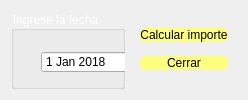
<?xml version="1.0" encoding="UTF-8"?>
<ui version="4.0">
 <class>Dialog</class>
 <widget class="QDialog" name="Dialog">
  <property name="geometry">
   <rect>
    <x>0</x>
    <y>0</y>
    <width>432</width>
    <height>0</height>
   </rect>
  </property>
  <property name="windowTitle">
   <string>Operación 2</string>
  </property>
  <property name="styleSheet">
   <string notr="true">QPushButton#btn_close:hover{
background-color: rgb(85, 170, 0);
}
QPushButton#btn_close{
color: rgb(0, 0, 0);
font: italic 12pt &quot;Poor Richard&quot;;
background-color: rgb(255, 255, 127);
border-radius: 5px;
}
QPushButton#btn_mostrar:hover{
background-color: rgb(85, 170, 0);
}
QPushButton#btn_mostrar{
color: rgb(0, 0, 0);
font: italic 12pt &quot;Poor Richard&quot;;
background-color: rgb(255, 255, 127);
border-radius: 5px;
}</string>
  </property>
  <layout class="QGridLayout" name="gridLayout">
   <item row="0" column="0">
    <widget class="QGroupBox" name="groupBox">
     <property name="styleSheet">
      <string notr="true">color: rgb(255, 255, 255);
font: italic 13pt &quot;Poor Richard&quot;;</string>
     </property>
     <property name="title">
      <string>Ingrese la fecha</string>
     </property>
     <widget class="QWidget" name="widget" native="true">
      <property name="geometry">
       <rect>
        <x>10</x>
        <y>30</y>
        <width>184</width>
        <height>46</height>
       </rect>
      </property>
      <widget class="QDateEdit" name="date_fecha">
       <property name="geometry">
        <rect>
         <x>20</x>
         <y>10</y>
         <width>151</width>
         <height>22</height>
        </rect>
       </property>
       <property name="styleSheet">
        <string notr="true">color: rgb(0, 0, 0);</string>
       </property>
       <property name="dateTime">
        <datetime>
         <hour>0</hour>
         <minute>0</minute>
         <second>0</second>
         <year>2018</year>
         <month>1</month>
         <day>1</day>
        </datetime>
       </property>
       <property name="maximumDateTime">
        <datetime>
         <hour>23</hour>
         <minute>59</minute>
         <second>59</second>
         <year>2050</year>
         <month>12</month>
         <day>31</day>
        </datetime>
       </property>
       <property name="minimumDateTime">
        <datetime>
         <hour>0</hour>
         <minute>0</minute>
         <second>0</second>
         <year>2000</year>
         <month>9</month>
         <day>14</day>
        </datetime>
       </property>
      </widget>
     </widget>
    </widget>
   </item>
   <item row="0" column="1">
    <widget class="QWidget" name="widget_2" native="true">
     <layout class="QGridLayout" name="gridLayout_2">
      <item row="0" column="0">
       <widget class="QPushButton" name="btn_mostrar">
        <property name="cursor">
         <cursorShape>PointingHandCursor</cursorShape>
        </property>
        <property name="text">
         <string>Calcular importe</string>
        </property>
       </widget>
      </item>
      <item row="1" column="0">
       <widget class="QPushButton" name="btn_close">
        <property name="cursor">
         <cursorShape>PointingHandCursor</cursorShape>
        </property>
        <property name="text">
         <string>Cerrar</string>
        </property>
       </widget>
      </item>
     </layout>
    </widget>
   </item>
  </layout>
 </widget>
 <resources/>
 <connections/>
</ui>
